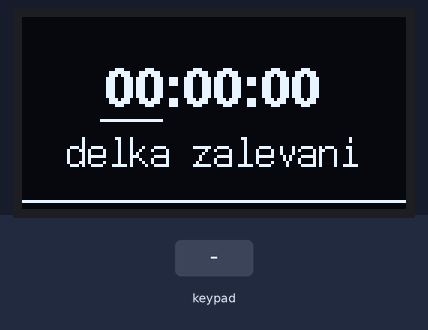
Simulated run of this sketch. Board: Arduino Mega 2560, built with avr-gcc and run on an emulated ATmega2560. On the bench: 128×64 one-colour display. The inputs (shaded band) are chosen by the test bench.

Above: at 1.3 s.
1.4 s: keypad keys 4 8 4 6 4 4 4 2 pressed 0.4 s apart
At 6.0 s:
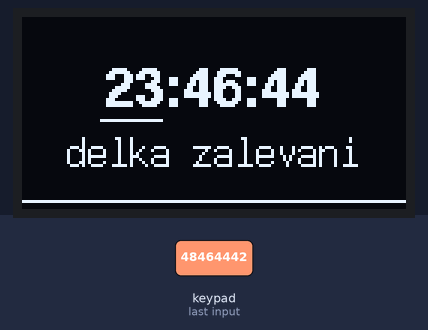
6.1 s: key '1' pressed
At 8.6 s:
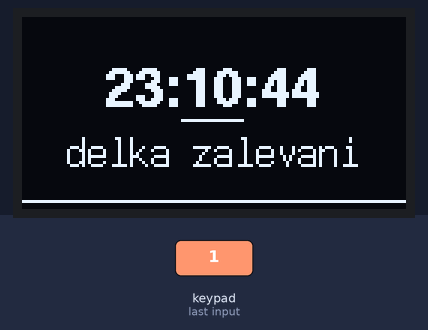
9.1 s: key 'A' pressed
At 10.0 s:
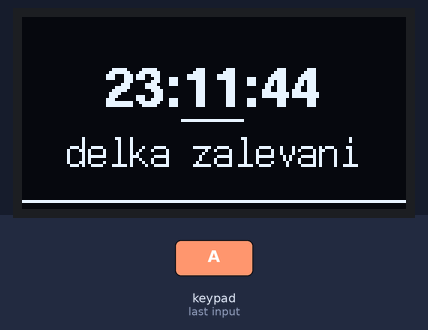
Timing chart, 0 to 12.1 s (numbered marks = the images above; inputs shaded):
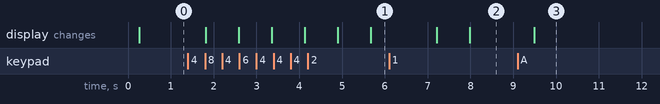

The sketch:

DelkaZalevani.ino
```cpp
#include "U8glib.h"
#include <Keypad.h>

U8GLIB_SSD1306_128X64 oled(U8G_I2C_OPT_NONE);

// klávesnice
const byte radky = 4;
const byte sloupce = 4;

char klavesy[radky][sloupce] = {
  {'1','2','3','A'},
  {'4','5','6','B'},
  {'7','8','9','C'},
  {'*','0','#','D'}
};

byte pinyRadku[radky]   = {48, 46, 44, 42};
byte pinySloupcu[sloupce] = {40, 38, 36, 34};

Keypad klavesnice = Keypad(makeKeymap(klavesy), pinyRadku, pinySloupcu, radky, sloupce);

// ------------------
//   ULOŽENÝ ČAS
// ------------------
int hh = 0;
int mm = 0;
int ss = 0;

// 0 = hodiny, 1 = minuty, 2 = sekundy
int vyber = 0;

// počítadlo cifry (0 nebo 1)
int cifra = 0;

String doplnNulu(int cislo) {
  if (cislo < 10) return "0" + String(cislo);
  return String(cislo);
}

void vykresliCas() {
  oled.firstPage();
  while (oled.nextPage()) {

    oled.setFont(u8g_font_helvB14);

    // -- velký čas --
    String cas = doplnNulu(hh) + ":" + doplnNulu(mm) + ":" + doplnNulu(ss);

    int width = oled.getStrWidth(cas.c_str());
    int x = (128 - width) / 2;

    oled.setPrintPos(x, 30);
    oled.print(cas);

    // text
    oled.setFont(u8g_font_7x14);
    String text = "delka zalevani";
    width = oled.getStrWidth(text.c_str());
    x = (128 - width) / 2;

    oled.setPrintPos(x, 50);
    oled.print(text);

    oled.drawLine(0,61,128,61);

    // podtržení vybrané pozice
    // posunutí aby to sedlo
    oled.drawLine(x + 11 + vyber*27, 34, x + 11 + vyber*27 + 20, 34);
  }
}

void setup() {}

void loop() {

  char k = klavesnice.getKey();

  if (k) {

    // posun dopředu
    if (k == '#') {
      vyber++;
      if (vyber > 2) vyber = 0;
      cifra = 0;
    }

    // posun dozadu
    if (k == '*') {
      vyber--;
      if (vyber < 0) vyber = 2;
      cifra = 0;
    }

    // reset
    if (k == 'D') {
      hh = mm = ss = 0;
      cifra = 0;
    }

    // inkrementace
    if (k == 'A') {
      if (vyber == 0) { hh++; if (hh > 23) hh = 0; }
      if (vyber == 1) { mm++; if (mm > 59) mm = 0; }
      if (vyber == 2) { ss++; if (ss > 59) ss = 0; }
    }

    // dekrementace
    if (k == 'B') {
      if (vyber == 0) { hh--; if (hh < 0) hh = 23; }
      if (vyber == 1) { mm--; if (mm < 0) mm = 59; }
      if (vyber == 2) { ss--; if (ss < 0) ss = 59; }
    }

    // -------------- ČÍSELNÉ ZADÁVÁNÍ --------------
    if (k >= '0' && k <= '9') {

      int cislo = k - '0';

      if (vyber == 0) {         // HODINY
        if (cifra == 0) hh = cislo * 10;
        else hh = hh + cislo;

        if (hh > 23) hh = 23;
      }

      if (vyber == 1) {         // MINUTY
        if (cifra == 0) mm = cislo * 10;
        else mm = mm + cislo;

        if (mm > 59) mm = 59;
      }

      if (vyber == 2) {         // SEKUNDY
        if (cifra == 0) ss = cislo * 10;
        else ss = ss + cislo;

        if (ss > 59) ss = 59;
      }

      cifra++;

      // po dvou cifrách pokračovat dál
      if (cifra >= 2) {
        cifra = 0;
        vyber++;
        if (vyber > 2) vyber = 0;
      }
    }
  }

  vykresliCas();
}
```

Measured:
- after the input at 1.4 s, the display: first changes after 0.42 s (image 1 shows a later state)
- after the input at 6.1 s, the display: first differs from a run without the input after 1.9 s (image 2)
- after the input at 9.1 s, the display: changes after 0.39 s (image 3)
